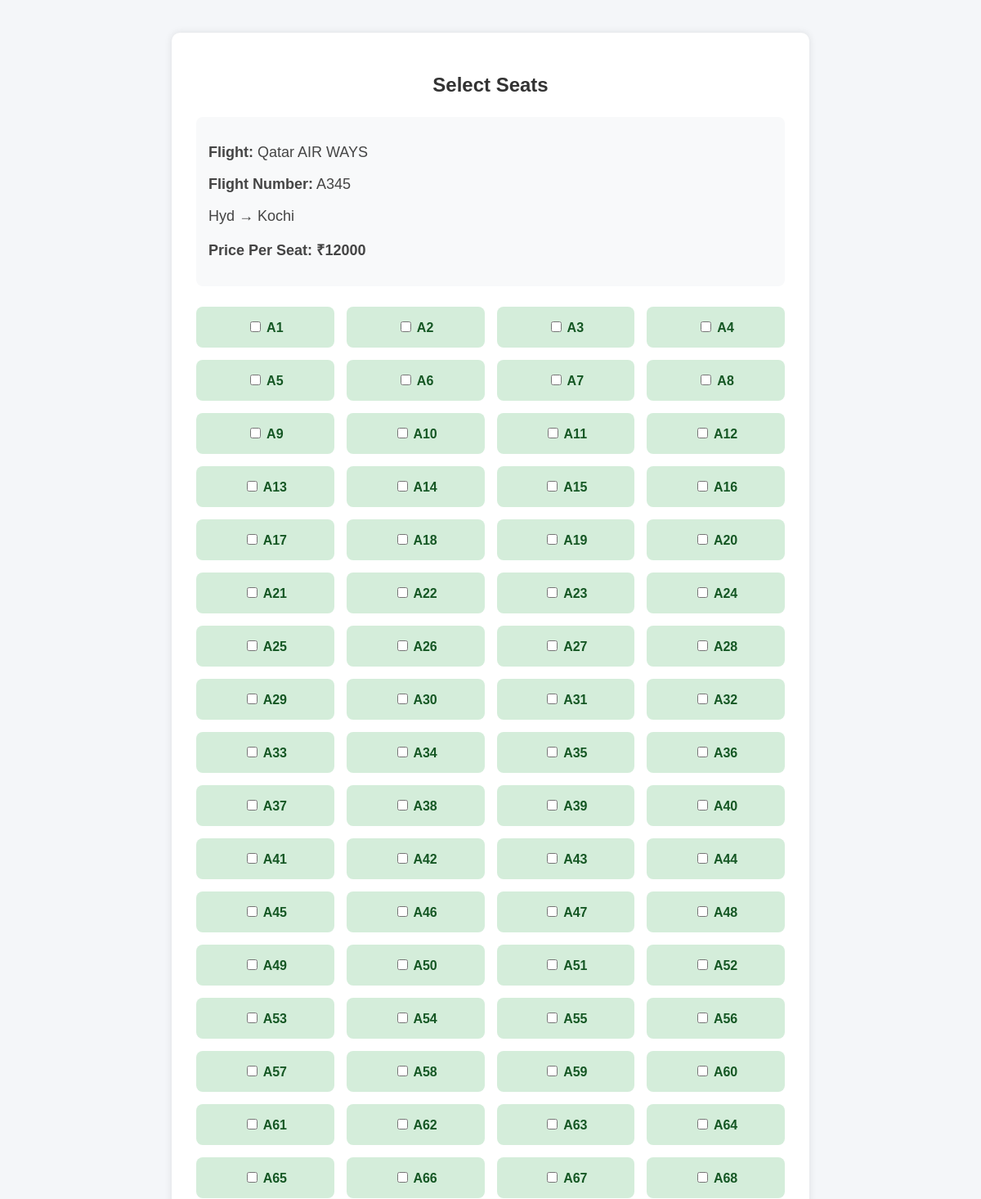
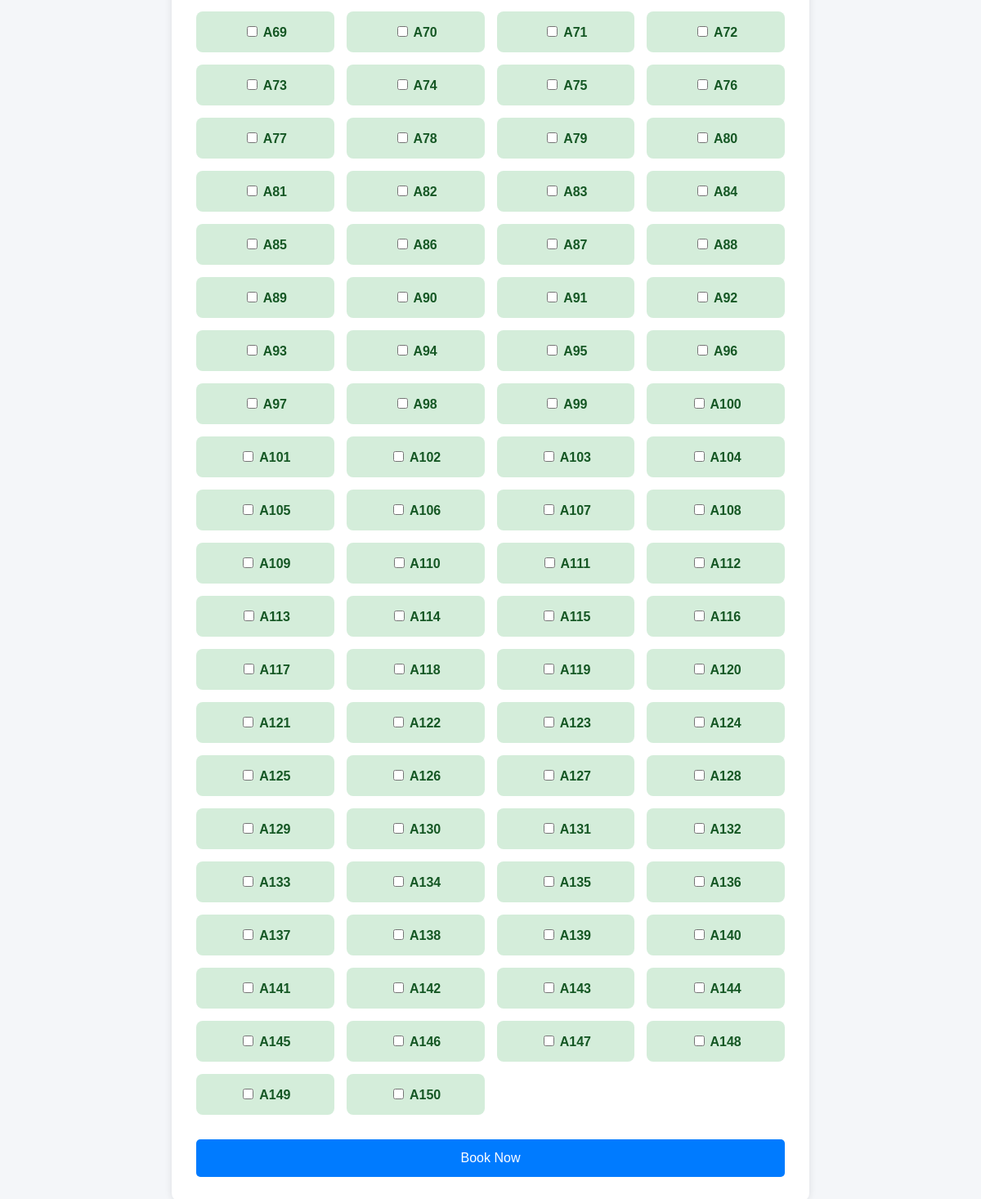
Screenshot of /seat/3/ with the database file from the repository (2 pictures, top to bottom).
### myapp/models.py (models this page shows, shortened)
class Flight(models.Model):
    flight_number = models.CharField(max_length=10)
    source = models.CharField(max_length=50)
    destination = models.CharField(max_length=50)
    price = models.IntegerField()
    total_seats = models.IntegerField(default=5)
    flight_name = models.CharField(max_length=50, default="None")

### myapp/views.py (the view, shortened to what this page needs)
# urls.py: path('seat/<int:flight_id>/', views.seat_view),
def seat_view(request,flight_id):
    flight = Flight.objects.get(id=flight_id)
    date = request.GET.get('date')
    booked_seats = Booking.objects.filter(flight=flight, travel_date=date).values_list(
    'seat_number',
    flat=True
)
    all_seats = ["A"+str(x) for x in range(1,flight.total_seats+1)]
    if len(all_seats) == len(booked_seats):
        messages.error(request, "Seats were booked")
        return redirect('/')
    return render(request, 'seat_view.html', {'flight': flight, 'booked_seats': booked_seats, 'all_seats': all_seats})

### myapp/templates/seat_view.html (shortened to what this page needs)
<!DOCTYPE html>
<html>
<head>
</head>
<body>
<div class="container">
    <h2>Select Seats</h2>
    <div class="flight-details">
        <p>
            <strong>Flight:</strong>
            {{ flight.flight_name }}
        </p>
        <p>
            <strong>Flight Number:</strong>
            {{ flight.flight_number }}
        </p>
        <p>
            {{ flight.source }}
            →
            {{ flight.destination }}
        </p>
        <p class="price">
            Price Per Seat:
            ₹{{ flight.price }}
        </p>
    </div>
    <form method="POST">
        <div class="seat-grid">
            {% for seat in all_seats %}
                {% if seat in booked_seats %}
                <div class="seat booked">
                    <input
                        type="checkbox"
                        disabled
                    >
                    {{ seat }}
                    <br>
                    Booked
                </div>
                {% else %}
                <div class="seat available">
                    <input
                        type="checkbox"
                        name="seats"
                        value="{{ seat }}"
                    >
                    {{ seat }}
                </div>
                {% endif %}
            {% endfor %}
        </div>
        <button type="submit">
            Book Now
        </button>
    </form>
</div>
</body>
</html>

### myapp/templates/seat_view.html (style rules this page uses)
body { margin:0; padding:0; font-family:Arial; background:#f4f6f9; }
.container { width:60%; margin:auto; margin-top:40px; background:white; padding:30px; border-radius:10px; box-shadow:0px 0px 10px rgba(0,0,0,0.1); }
h2 { text-align:center; color:#333; margin-bottom:25px; }
.flight-details { background:#f8f9fa; padding:15px; border-radius:8px; margin-bottom:25px; }
.flight-details p { font-size:18px; color:#444; }
.price { color:green; font-weight:bold; }
.seat-grid { display:grid; grid-template-columns:repeat(4,1fr); gap:15px; margin-top:20px; }
.seat { padding:15px; border-radius:8px; text-align:center; font-weight:bold; }
.available { background:#d4edda; color:#155724; }
button { width:100%; padding:14px; margin-top:30px; background:#007bff; color:white; border:none; border-radius:5px; font-size:16px; cursor:pointer; }

### rows the page displays
Flight: flight_name "Qatar AIR WAYS", flight_number "A345", source "Hyd", destination "Kochi", price "12000"

### other values shown
{{ seat }} "A1" "A2" "A3" "A4" "A5" "A6" "A7" "A8" "A9" "A10" "A11" "A12" "A13" "A14" "A15" "A16" "A17" "A18" "A19" "A20" "A21" "A22" "A23" "A24" "A25" "A26" "A27" "A28" "A29" "A30" "A31" "A32" "A33" "A34" "A35" "A36" "A37" "A38" "A39" "A40" "A41" "A42" "A43" "A44" "A45" "A46" "A47" "A48" "A49" "A50" "A51" "A52" "A53" "A54" "A55" "A56" "A57" "A58" "A59" "A60" "A61" "A62" "A63" "A64" "A65" "A66" "A67" "A68" "A69" "A70" "A71" "A72" "A73" "A74" "A75" "A76" "A77" "A78" "A79" "A80" "A81" "A82" "A83" "A84" "A85" "A86" "A87" "A88" "A89" "A90" "A91" "A92" "A93" "A94" "A95" "A96" "A97" "A98" "A99" "A100" "A101" "A102" "A103" "A104" "A105" "A106" "A107" "A108" "A109" "A110" "A111" "A112" "A113" "A114" "A115" "A116" "A117" "A118" "A119" "A120" "A121" "A122" "A123" "A124" "A125" "A126" "A127" "A128" "A129" "A130" "A131" "A132" "A133" "A134" "A135" "A136" "A137" "A138" "A139" "A140" "A141" "A142" "A143" "A144" "A145" "A146" "A147" "A148" "A149" "A150"
